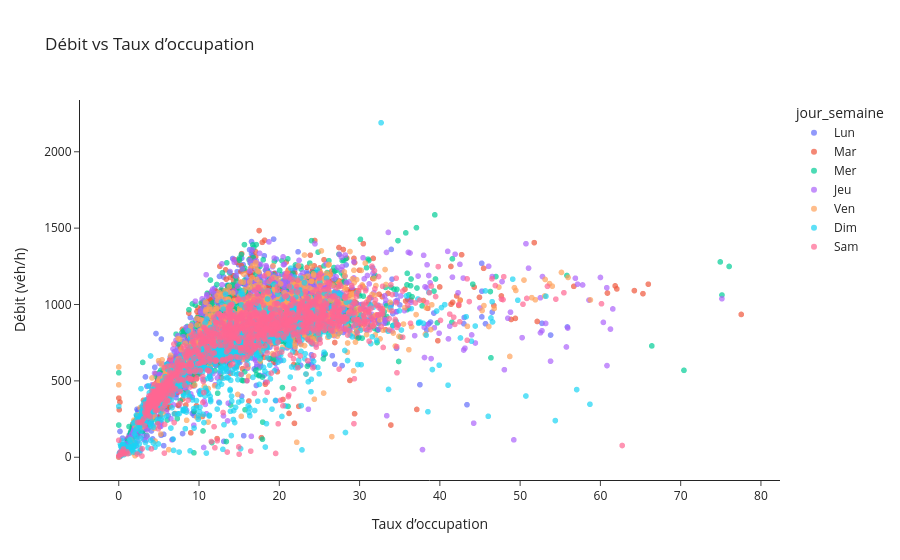

The notebook cell this image was saved under:
### Code cell
df_scatter = df_axe.dropna(subset=['Débit horaire','Taux d\'occupation']).copy()
fig = px.scatter(
    df_scatter, x='Taux d\'occupation', y='Débit horaire',
    color='jour_semaine', opacity=0.7,
    title=f"Débit vs Taux d’occupation",
    labels={'Taux d\'occupation':'Taux d’occupation','Débit horaire':'Débit (véh/h)'}
)

fig.update_layout(template='simple_white')
fig.show()

### Figure 1 — Plotly figure (JSON) as saved in the notebook; plotly's stock layout.template omitted (floating-point values rounded to 4 significant figures; data arrays with more than 128 entries replaced by an {"elided": "..."} marker saying what was removed)
{"data": [{"hovertemplate": "jour_semaine=Lun<br>Taux d’occupation=%{x}<br>Débit (véh/h)=%{y}<extra></extra>", "legendgroup": "Lun", "marker": {"color": "#636efa", "opacity": 0.7, "symbol": "circle"}, "mode": "markers", "name": "Lun", "showlegend": true, "type": "scattergl", "x": {"elided": "1250 float values"}, "xaxis": "x", "y": {"elided": "1250 float values"}, "yaxis": "y"}, {"hovertemplate": "jour_semaine=Mar<br>Taux d’occupation=%{x}<br>Débit (véh/h)=%{y}<extra></extra>", "legendgroup": "Mar", "marker": {"color": "#EF553B", "opacity": 0.7, "symbol": "circle"}, "mode": "markers", "name": "Mar", "showlegend": true, "type": "scattergl", "x": {"elided": "1165 float values"}, "xaxis": "x", "y": {"elided": "1165 float values"}, "yaxis": "y"}, {"hovertemplate": "jour_semaine=Mer<br>Taux d’occupation=%{x}<br>Débit (véh/h)=%{y}<extra></extra>", "legendgroup": "Mer", "marker": {"color": "#00cc96", "opacity": 0.7, "symbol": "circle"}, "mode": "markers", "name": "Mer", "showlegend": true, "type": "scattergl", "x": {"elided": "1299 float values"}, "xaxis": "x", "y": {"elided": "1299 float values"}, "yaxis": "y"}, {"hovertemplate": "jour_semaine=Jeu<br>Taux d’occupation=%{x}<br>Débit (véh/h)=%{y}<extra></extra>", "legendgroup": "Jeu", "marker": {"color": "#ab63fa", "opacity": 0.7, "symbol": "circle"}, "mode": "markers", "name": "Jeu", "showlegend": true, "type": "scattergl", "x": {"elided": "1267 float values"}, "xaxis": "x", "y": {"elided": "1267 float values"}, "yaxis": "y"}, {"hovertemplate": "jour_semaine=Ven<br>Taux d’occupation=%{x}<br>Débit (véh/h)=%{y}<extra></extra>", "legendgroup": "Ven", "marker": {"color": "#FFA15A", "opacity": 0.7, "symbol": "circle"}, "mode": "markers", "name": "Ven", "showlegend": true, "type": "scattergl", "x": {"elided": "1198 float values"}, "xaxis": "x", "y": {"elided": "1198 float values"}, "yaxis": "y"}, {"hovertemplate": "jour_semaine=Dim<br>Taux d’occupation=%{x}<br>Débit (véh/h)=%{y}<extra></extra>", "legendgroup": "Dim", "marker": {"color": "#19d3f3", "opacity": 0.7, "symbol": "circle"}, "mode": "markers", "name": "Dim", "showlegend": true, "type": "scattergl", "x": {"elided": "1254 float values"}, "xaxis": "x", "y": {"elided": "1254 float values"}, "yaxis": "y"}, {"hovertemplate": "jour_semaine=Sam<br>Taux d’occupation=%{x}<br>Débit (véh/h)=%{y}<extra></extra>", "legendgroup": "Sam", "marker": {"color": "#FF6692", "opacity": 0.7, "symbol": "circle"}, "mode": "markers", "name": "Sam", "showlegend": true, "type": "scattergl", "x": {"elided": "1211 float values"}, "xaxis": "x", "y": {"elided": "1211 float values"}, "yaxis": "y"}], "layout": {"legend": {"title": {"text": "jour_semaine"}, "tracegroupgap": 0}, "title": {"text": "Débit vs Taux d’occupation"}, "xaxis": {"anchor": "y", "domain": [0, 1], "title": {"text": "Taux d’occupation"}}, "yaxis": {"anchor": "x", "domain": [0, 1], "title": {"text": "Débit (véh/h)"}}}}
